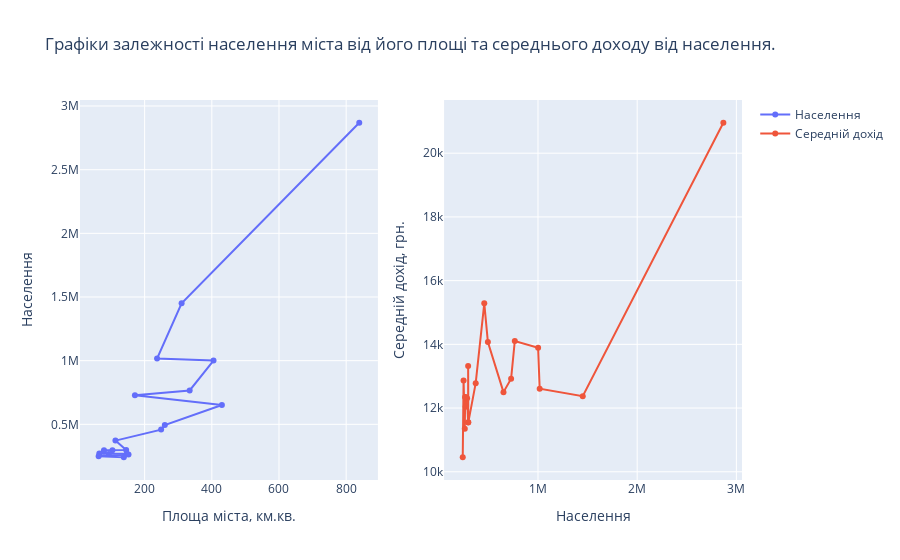

Notebook cell for this chart:
### Markdown cell above
#### 2. Графіки залежності населення міста від його площі та середнього доходу від населення.

### Code cell
fig = make_subplots(rows=1, cols=2)

fig.add_trace(go.Scatter(x=df.area_sq_km, y=df.population, name='Населення', mode='lines+markers'), row=1, col=1)
fig.update_traces(hoverinfo='all', hovertemplate="Площа міста: %{x}<br>Населення: %{y}", col=1)

fig.add_trace(go.Scatter(x=df.population, y=df.income_uah, name='Середній дохід', mode='lines+markers'), row=1, col=2)
fig.update_traces(hoverinfo='all', hovertemplate="Населення: %{x}<br>Середній дохід: %{y}", col=2)

fig.update_layout(title="Графіки залежності населення міста від його площі та середнього доходу від населення.")
fig.update_xaxes(title='Площа міста, км.кв.', col=1, row=1)
fig.update_xaxes(title='Населення', col=2, row=1)
fig.update_yaxes(title='Населення', col=1, row=1)
fig.update_yaxes(title='Середній дохід, грн.', col=2, row=1)

fig.show()

### Figure 1 — Plotly figure (JSON) as saved in the notebook; plotly's stock layout.template omitted (floating-point values rounded to 4 significant figures)
{"data": [{"hoverinfo": "all", "hovertemplate": "Площа міста: %{x}<br>Населення: %{y}", "mode": "lines+markers", "name": "Населення", "type": "scatter", "x": [839, 310, 237, 405, 334, 171, 430, 260, 249, 113, 145, 104, 79, 78, 65, 147, 93, 152, 63, 138], "xaxis": "x", "y": [2868702, 1451132, 1017022, 1001094, 766268, 729038, 652137, 494922, 458533, 372116, 297593, 295950, 295670, 285170, 270922, 268874, 266095, 262129, 249912, 241475], "yaxis": "y"}, {"hoverinfo": "all", "hovertemplate": "Населення: %{x}<br>Середній дохід: %{y}", "mode": "lines+markers", "name": "Середній дохід", "type": "scatter", "x": [2868702, 1451132, 1017022, 1001094, 766268, 729038, 652137, 494922, 458533, 372116, 297593, 295950, 295670, 285170, 270922, 268874, 266095, 262129, 249912, 241475], "xaxis": "x2", "y": [20956, 12374, 12609, 13892, 14107, 12924, 12500, 14072, 15287, 12782, 11552, 13321, 11547, 12307, 12044, 12348, 12338, 11350, 12866, 10456], "yaxis": "y2"}], "layout": {"title": {"text": "Графіки залежності населення міста від його площі та середнього доходу від населення."}, "xaxis": {"anchor": "y", "domain": [0, 0.45], "title": {"text": "Площа міста, км.кв."}}, "xaxis2": {"anchor": "y2", "domain": [0.55, 1], "title": {"text": "Населення"}}, "yaxis": {"anchor": "x", "domain": [0, 1], "title": {"text": "Населення"}}, "yaxis2": {"anchor": "x2", "domain": [0, 1], "title": {"text": "Середній дохід, грн."}}}}
